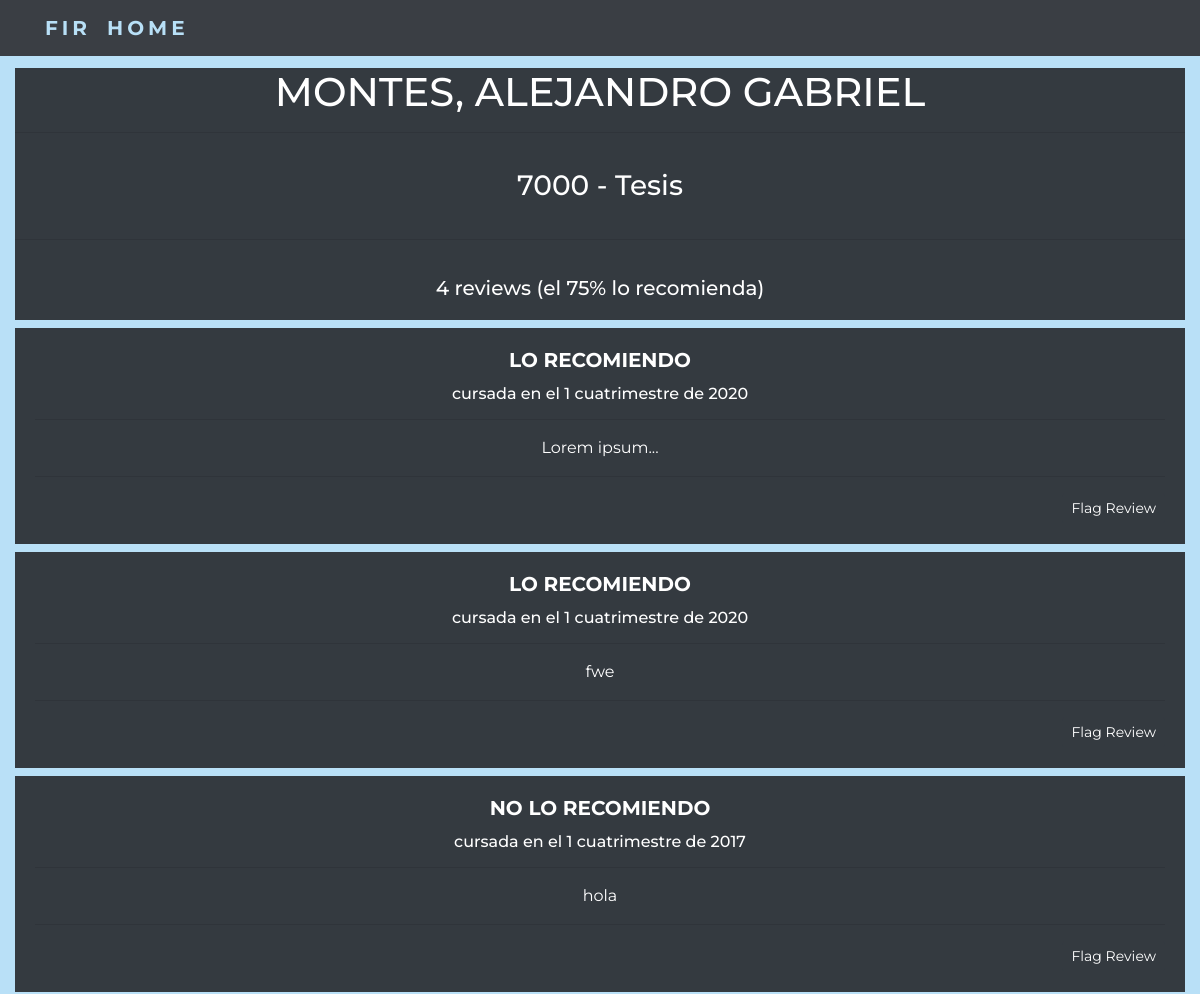
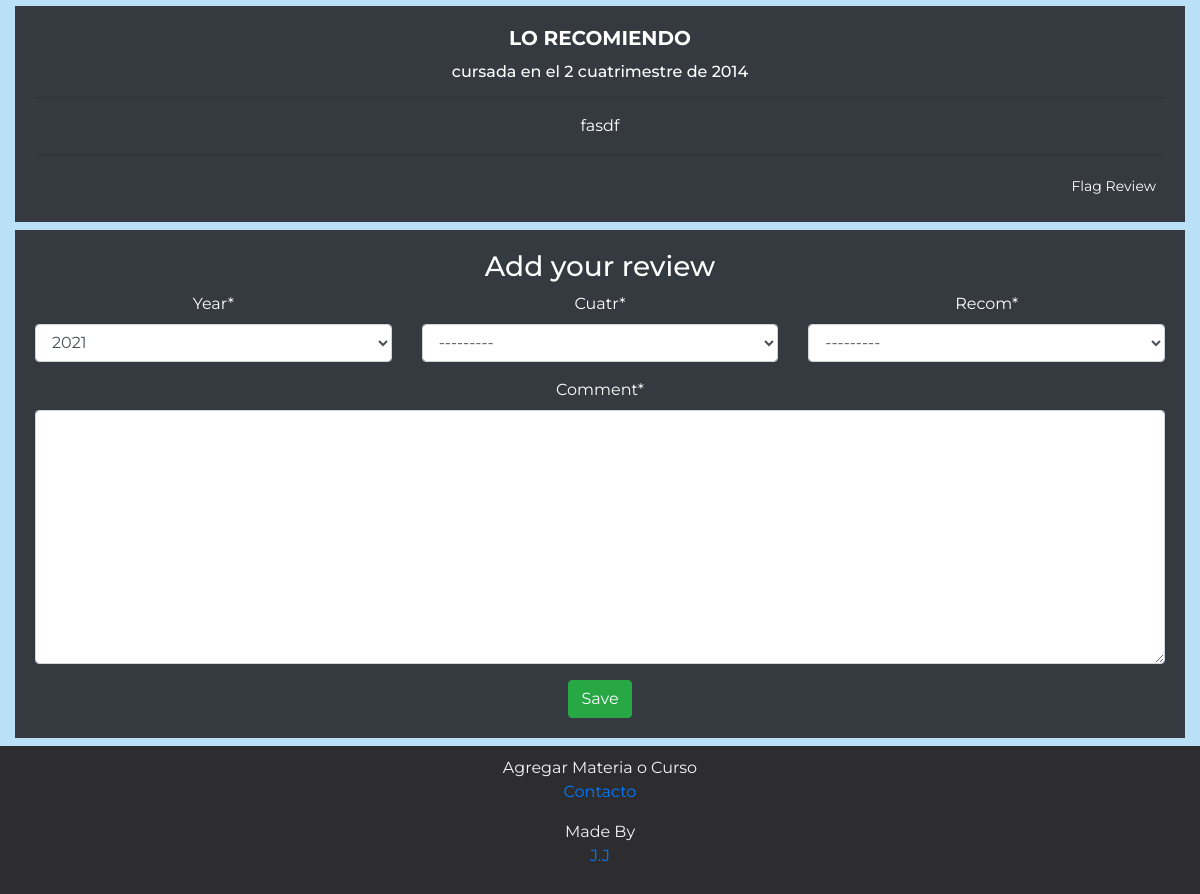
The app's page /mat/Tesis/321 with its own data (2 pictures, top to bottom).
### reviews/models.py (models this page shows, shortened)
class Course(models.Model):
    name = models.CharField(max_length = 100)
    mat = models.ForeignKey(Mat, on_delete=models.CASCADE)
    def average_recs(self):
        try:
            total = 0
            upp = 0
            for i in self.coursereview_set.all():
                total += 1
                upp += i.recom
            avg = upp/total
            return avg*100
        except:
            return -1

class Mat(models.Model):
    name = models.CharField(max_length = 150)
    dep = models.ForeignKey(Dept, on_delete=models.CASCADE)
    def __str__(self):
        return self.name

class CourseReview(models.Model):
    RECOM_CHOICES = (
        (1, 'SI'),
        (0, 'NO'),
    )
    CUATR_CHOICES = (
        (1, '1C'),
        (2, '2C'),
    )
    YEAR_CHOICES = ((r,r) for r in range(2010, datetime.date.today().year+1))
    course = models.ForeignKey(Course, on_delete=models.CASCADE)
    comment = models.CharField(max_length = 1000)
    year = models.IntegerField(('year'), choices = YEAR_CHOICES, default=datetime.datetime.now().year)
    cuatr = models.IntegerField(choices = CUATR_CHOICES)
    recom = models.IntegerField(choices = RECOM_CHOICES)
    flag = models.IntegerField(default = 0)

### reviews/views.py (the view)
# urls.py: path('mat/<str:mat_id>/<str:course_id>', views.course_detail, name = 'course_detail'),
def course_detail(request, mat_id, course_id):
    course_no = get_object_or_404(Course, pk=course_id)
    course_rev = CourseReview.objects.filter(course=course_id).order_by('-year','-cuatr')
    pagin = Paginator(course_rev,5)
    form = RecomForm()
    page_number = request.GET.get('page')
    try:
        revs = pagin.page(page_number)
    except PageNotAnInteger:
        revs = pagin.page(1)
    except EmptyPage:
        revs = pagin.page(pagin.num_pages)
    return render(request, 'reviews/course_detail.html', {'course': course_no, 'form': form, 'listado':revs})

### reviews/forms.py
class RecomForm(ModelForm):
    class Meta:
        model = CourseReview
        fields = ['year','cuatr','recom','comment']
        widgets = {
            'comment': Textarea(attrs={'cols': 40, 'rows': 10}),
        }

### reviews/templates/reviews/course_detail.html (shortened to what this page needs)
{% extends 'reviews/base.html' %}
{% load crispy_forms_tags %}
{% block title %}
<div class="card9 text-center text-white bg-dark mb-2">
    <h1 class="card-title">{{ course.name }}</h1>
    <hr>
    <div class="card-body">
        <h3 class="card-text"> {{course.mat.id}} - {{course.mat}}</h3>
    </div>
    <hr>
    {% if course.average_recs != -1%}
        <div class="card-body">
            <h5 class="card-text">{{ course.coursereview_set.count }} reviews (el {{ course.average_recs | floatformat }}% lo recomienda)</h5>
        </div>
        {% else %}
        <div class="card-body">
            <p class="card-text">No hay reviews</p>
        </div>
    {% endif %}
</div>
{% endblock %}
{% block content %}
{% if course.coursereview_set.all %}
    {% for review in listado %}
    <div class="card2 text-center text-white bg-dark mb-2" style="width: 21 rem;">
        <div class="card-body">
        {% if review.recom == 1 %}
                <h5 class="card-title"><strong>LO RECOMIENDO</strong></h5>
        {% else %}
                <h5 class="card-title"><strong>NO LO RECOMIENDO</strong></h5>
        {% endif %}
        <h6>cursada en el {{review.cuatr}} cuatrimestre de {{review.year}}</h6>
        <hr>
        <p class="card-text">{{ review.comment }}</p>
        <hr>
        <div class="text-right">
        {% if review.flag == 1 %}
            <a class="btn btn-dark btn-sm disabled" > Approved! </a>
        {% elif review.flag == -1 %}
            <a class="btn btn-dark btn-sm disabled"> Flagged! </a>
        {% else %}
            <a id="{{review.id}}" href="{% url 'reviews:flag_rev' review.id %}"  class="btn btn-dark btn-sm" onclick="flagButton(id)">Flag Review</a>
        {% endif %}
        </div>
        </div>
    </div>
    {% endfor %}
{% else %}
<div class="card3 text-center text-dark bg-warning mb-2">
    <div class="card-body">
        <p class="card-text">Be the first to write a review</p>
    </div>
</div>
{% endif %}
<div class="card3 text-center text-white bg-dark mb-2">
    <div class="card-body">
        <h3>Add your review</h3>
        <form action="{% url 'reviews:add_recom' course.mat course.id %}" method="post">
            <div class='row'>
                <div class = 'col-4'>
                    {{form.year|as_crispy_field}}
                </div>
                <div class="col-4">
                    {{form.cuatr|as_crispy_field}}
                </div>
                <div class="col-4">
                    {{form.recom|as_crispy_field}}
                </div>
            </div>
            {{form.comment|as_crispy_field}}
            <button type="submit" class="btn btn-success">Save</button>
        </form>
    </div>
</div>
{% endblock %}

### reviews/static/css/tbase.css (style rules this page uses)
h1 , h2 , h4 { color: #777; text-align: center; justify-content: center; }
h1, h3 { text-align: center; justify-content: center; color: #ffffff; }
body, html, head { height: 100%; font: 400 15px/1.8, sans-serif; color: #777; min-height: 700px; height: auto !important; font-family: 'Montserrat', sans-serif; }
.card2 { width: auto; height: auto; }
.card3 { width: auto; }

### records on screen
Course: name "MONTES, ALEJANDRO GABRIEL", mat.id "7000", mat "Tesis", coursereview_set.count "4", average_recs "75"
CourseReview: shows "LO RECOMIENDO", cuatr "1", year "2020", comment "Lorem ipsum..."
CourseReview: shows "LO RECOMIENDO", cuatr "1", year "2020", comment "fwe"
CourseReview: shows "NO LO RECOMIENDO", cuatr "1", year "2017", comment "hola"
CourseReview: shows "LO RECOMIENDO", cuatr "2", year "2014", comment "fasdf"
